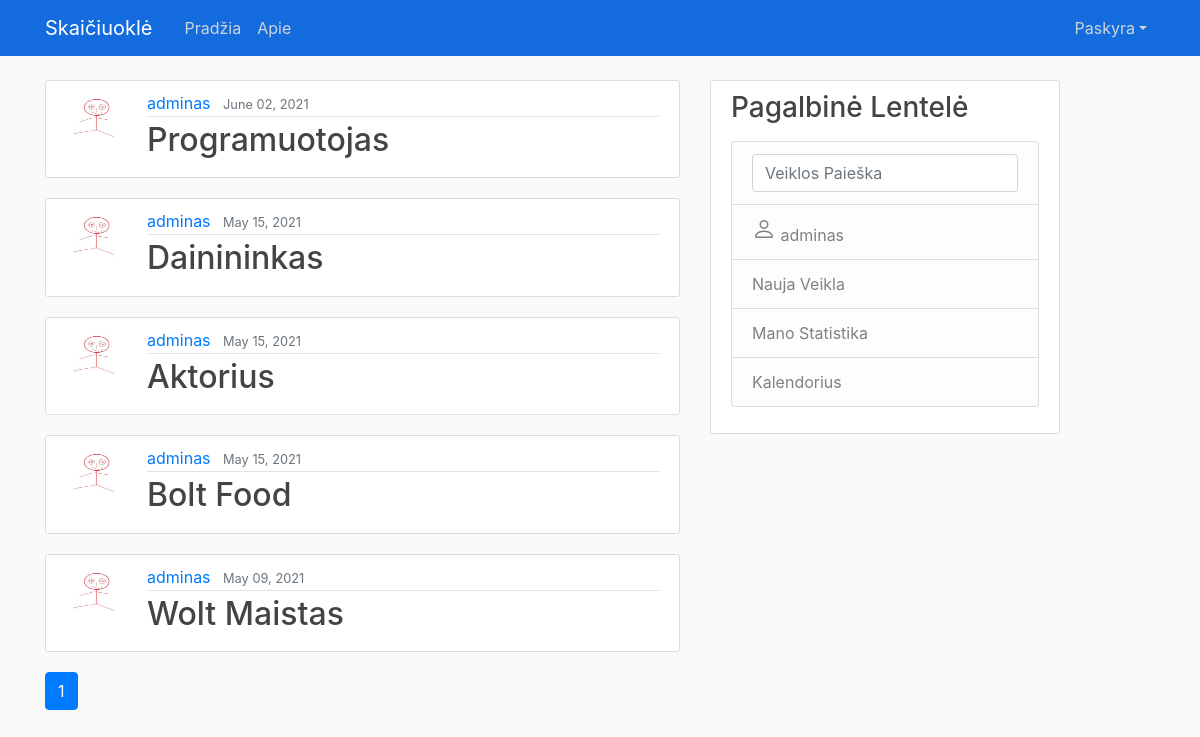
Screenshot of / (signed in) with the database file from the repository.
### taxes_app/models.py (models this page shows, shortened)
class Veikla(models.Model):
    pavadinimas = models.CharField(
        max_length=100,
        help_text='Individualios veiklos pavadinimas',
        verbose_name='',
        )
    date_posted = models.DateTimeField(default=timezone.now)
    asmuo = models.ForeignKey(User, on_delete=models.CASCADE, related_name='veiklos')
    LENGVATA_STATUS = (
            ('y', 'Taip'),
            ('n', 'Ne'),
    )
    status3 = models.CharField(
        max_length=1,
        choices=LENGVATA_STATUS,
        blank=False,
        default='n',
        help_text='Ar norite pasinaudoti sodros mokesčių lengvata?',
        verbose_name='',
    )
    ISLAIDOS_STATUS = (
        ('i30', 'Išlaidos 30%'),
        ('isf', 'Faktinės išlaidos'),
    )
    status2 = models.CharField(
        max_length=3,
        choices=ISLAIDOS_STATUS,
        blank=False,
        default='isf',
        help_text='Pasirinkite išlaidas',
        verbose_name='',
    )
    PENSIJA_STATUS = (
        ('p24', 'Pensija 2.4%'),
        ('p3', 'Pensija 3%'),
        ('pn', 'Nekaupiama'),
    )
    status = models.CharField(
        max_length=3,
        choices=PENSIJA_STATUS,
        blank=False,
        default='pn',
        help_text='Ar kaupiate pensija?',
        verbose_name='',
    )

### users/models.py (models this page shows, shortened)
class Profile(models.Model):
    user = models.OneToOneField(User, on_delete=models.CASCADE)
    image = models.ImageField(default='default.jpg', upload_to='profile_pics')

### taxes_app/views.py (the view, shortened to what this page needs)
# urls.py: path('', VeiklaListView.as_view(), name='taxes-home'),
class VeiklaListView(LoginRequiredMixin, ListView, UserPassesTestMixin):
    model = Veikla
    template_name = 'taxes_app/home.html'
    context_object_name = 'veiklos'
    paginate_by = 5
    def get_queryset(self):
        return Veikla.objects.filter(asmuo=self.request.user).order_by('-date_posted')

### taxes_app/templates/taxes_app/home.html (shortened to what this page needs)
{% extends "taxes_app/base.html" %}
{% block content %}
{% if user.is_authenticated %}
    {% for veikla in veiklos %}
        <article class="media content-section">
          <img class="rounded-circle article-img" src="{{ veikla.asmuo.profile.image.url }}">
          <div class="media-body">
            <div class="article-metadata">
              <a class="mr-2" href="{% url 'profile' %}">{{ veikla.asmuo }}</a>
              <small class="text-muted">{{ veikla.date_posted|date:"F d, Y" }}</small>
            </div>
            <h2><a class="article-title" href="{% url 'veikla-detail' veikla.id %}">{{ veikla.pavadinimas }}</a></h2>
          </div>
        </article>
    {% endfor %}
      {% for num in page_obj.paginator.page_range %}
        {% if page_obj.number == num %}
          <a class="btn btn-primary mb-4" href="?page={{ num }}">{{ num }}</a>
        {% elif num > page_obj.number|add:'-3' and num < page_obj.number|add:'3' %}
          <a class="btn btn-outline-primary mb-4" href="?page={{ num }}">{{ num }}</a>
        {% endif %}
      {% endfor %}
{% endif %}
{% endblock content %}

### taxes_app/templates/taxes_app/base.html (shortened to what this page needs)
{% load static %}
<!DOCTYPE html>
<html>
<head>
    <link rel="stylesheet" href="https://maxcdn.bootstrapcdn.com/bootstrap/4.0.0/css/bootstrap.min.css">
    <link rel="stylesheet" type="text/css" href="{% static 'taxes_app/main.css' %}">
</head>
<body>
    <header class="site-header">
      <nav class="navbar navbar-expand-md navbar-dark bg-steel fixed-top">
        <div class="container">
          <a class="navbar-brand mr-4" href="{% url 'taxes-home' %}">Skaičiuoklė</a>
          <div class="collapse navbar-collapse" id="navbarToggle">
            <div class="navbar-nav mr-auto">
              <a class="nav-item nav-link" href="{% url 'taxes-home' %}">Pradžia</a>
              <a class="nav-item nav-link" href="{% url 'taxes-about' %}">Apie</a>
            </div>
            <div class="navbar-nav">
            {% if user.is_authenticated %}
              <li class="nav-item dropdown " >
                <a class="nav-link dropdown-toggle" href="#" id="dropdown01" data-toggle="dropdown" aria-haspopup="true" aria-expanded="false">Paskyra</a>
              </li>
            {% else %}
              <a class="nav-item nav-link" href="{% url 'login' %}">Prisijungti</a>
              <a class="nav-item nav-link" href="{% url 'register' %}">Registruotis</a>
            {% endif %}
            </div>
          </div>
        </div>
      </nav>
    </header>
    <main role="main" class="container">
      <div class="row">
        <div class="col-md-7">
          {% block content %}{% endblock %}
        </div>
        {% if user.is_authenticated %}
        <div class="col-md-4">
          <div class="content-section">
            <h3>Pagalbinė Lentelė</h3>
            <p class='text-muted'>
              <ul class="list-group">
                <form action="{% url 'search' %}" method="get" class="list-group-item list-group-item-light">
                  <input name="query" class="form-control" type="text" placeholder="Veiklos Paieška">
                </form>
                <a class="list-group-item list-group-item-light" href="{% url 'profile' %}">
                  {{ user.get_username }}</a>
                <a class="list-group-item list-group-item-light" href="{% url 'veikla-create' %}">Nauja Veikla</a>
                <a class="list-group-item list-group-item-light" href="{% url 'visu-al' %}">Mano Statistika</a>
                <a class="list-group-item list-group-item-light" href="{% url 'calendar' %}">Kalendorius</a>
              </ul>
            </p>
          </div>
        </div>
        {% endif %}
      </div>
    </main>
</body>
</html>

### taxes_app/static/taxes_app/main.css (style rules this page uses)
body { background: #fafafa; color: #333333; margin-top: 5rem; }
h1, h2, h3, h4, h5, h6 { color: #444444; }
ul { margin: 0; }
.bg-steel { background-color: #146bdd; }
.site-header .navbar-nav .nav-link { color: #cbd5db; }
.content-section { background: #ffffff; padding: 10px 20px; border: 1px solid #dddddd; border-radius: 3px; margin-bottom: 20px; }
.article-title { color: #444444; }
.article-img { height: 65px; width: 65px; margin-right: 16px; }
.article-metadata { padding-bottom: 1px; margin-bottom: 4px; border-bottom: 1px solid #e3e3e3 }

### rows the page displays
Veikla: asmuo.profile.image (picture), asmuo "adminas", date_posted "June 02, 2021", pavadinimas "Programuotojas"
Veikla: asmuo.profile.image (picture), asmuo "adminas", date_posted "May 15, 2021", pavadinimas "Dainininkas"
Veikla: asmuo.profile.image (picture), asmuo "adminas", date_posted "May 15, 2021", pavadinimas "Aktorius"
Veikla: asmuo.profile.image (picture), asmuo "adminas", date_posted "May 15, 2021", pavadinimas "Bolt Food"
Veikla: asmuo.profile.image (picture), asmuo "adminas", date_posted "May 09, 2021", pavadinimas "Wolt Maistas"

### other values shown
{{ num }} "1"
{{ user.get_username }} "adminas"
